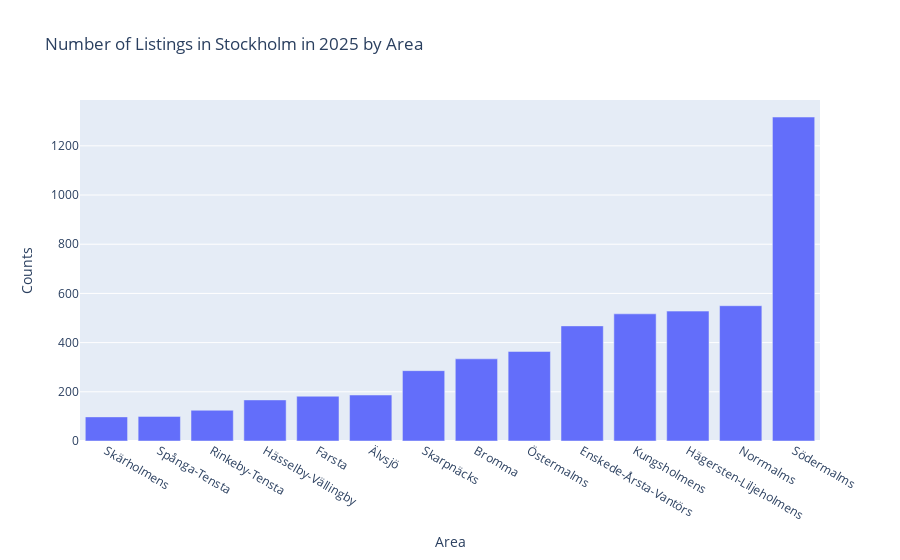

The notebook cell this image was saved under:
### Code cell
by_area = listings.groupby('neighbourhood').count()[['id']].sort_values('id', ascending= True)
by_area = by_area.reset_index()
fig4 = px.bar(by_area, x = 'neighbourhood', y = 'id', title= 'Number of Listings in Stockholm in 2025 by Area',
              labels = {'neighbourhood': 'Area', 'id': 'Counts'})
fig4.show()

### Figure 1 — Plotly figure (JSON) as saved in the notebook; plotly's stock layout.template omitted (floating-point values rounded to 4 significant figures)
{"data": [{"alignmentgroup": "True", "hovertemplate": "Area=%{x}<br>Counts=%{y}<extra></extra>", "legendgroup": "", "marker": {"color": "#636efa", "pattern": {"shape": ""}}, "name": "", "offsetgroup": "", "orientation": "v", "showlegend": false, "textposition": "auto", "type": "bar", "x": ["Skärholmens", "Spånga-Tensta", "Rinkeby-Tensta", "Hässelby-Vällingby", "Farsta", "Älvsjö", "Skarpnäcks", "Bromma", "Östermalms", "Enskede-Årsta-Vantörs", "Kungsholmens", "Hägersten-Liljeholmens", "Norrmalms", "Södermalms"], "xaxis": "x", "y": [98, 100, 125, 167, 182, 187, 286, 334, 364, 468, 517, 528, 550, 1317], "yaxis": "y"}], "layout": {"barmode": "relative", "legend": {"tracegroupgap": 0}, "title": {"text": "Number of Listings in Stockholm in 2025 by Area"}, "xaxis": {"anchor": "y", "domain": [0, 1], "title": {"text": "Area"}}, "yaxis": {"anchor": "x", "domain": [0, 1], "title": {"text": "Counts"}}}}
